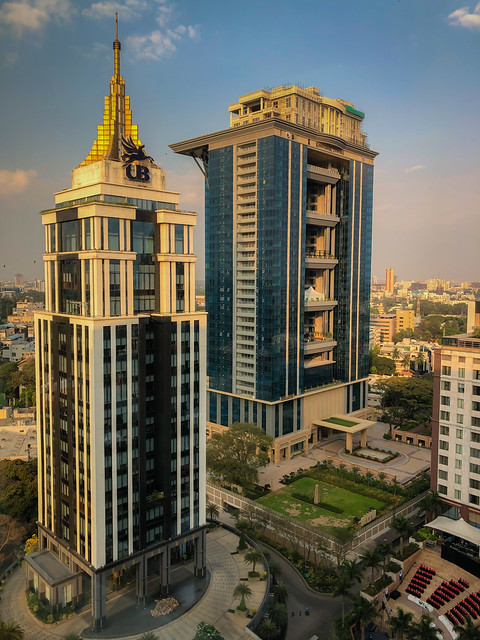
#> input picture sources/UB.jpg, 480 x 640 px
$ python CannyEdge.py
#> lines starting #> are read from the running program, lines starting #| are printed output that depends on the picture
'''
Canny Edge Detection using OpenCV
Canny Edge Detection is a popular edge detection approach.
It is use multi-stage algorithm to detect a edges.
It was developed by John F. Canny in 1986.
This approach combine with 5 steps.
1)Noise reduction(gauss)
2)Gradient calculation
3)Non-maximum suppresson
4)Double Threshold
5)Edge Tracking by Hysteresis
'''

import cv2
import numpy as np

img=cv2.imread("sources/UB.jpg")
#> img is the input picture: shape (640, 480, 3); mean B, G, R 88.5, 102.7, 105.4
img=cv2.resize(img,(400,400))
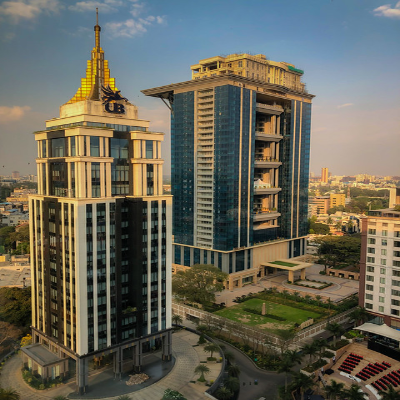
#> img: shape (400, 400, 3); mean B, G, R 88.4, 102.6, 105.3
gray=cv2.cvtColor(img,cv2.COLOR_BGR2GRAY)
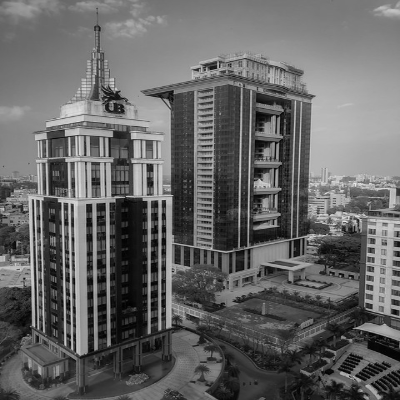
#> gray: shape (400, 400); min 1, max 236, mean 101.8

canny=cv2.Canny(gray,50,70)
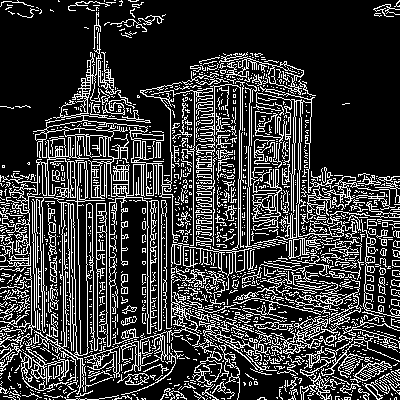
#> canny: shape (400, 400); 22.1% white in thin lines or dots

cv2.imshow("gray",gray)
cv2.imshow("image",img)
cv2.imshow("canny",canny)

cv2.waitKey()
cv2.destroyAllWindows()
